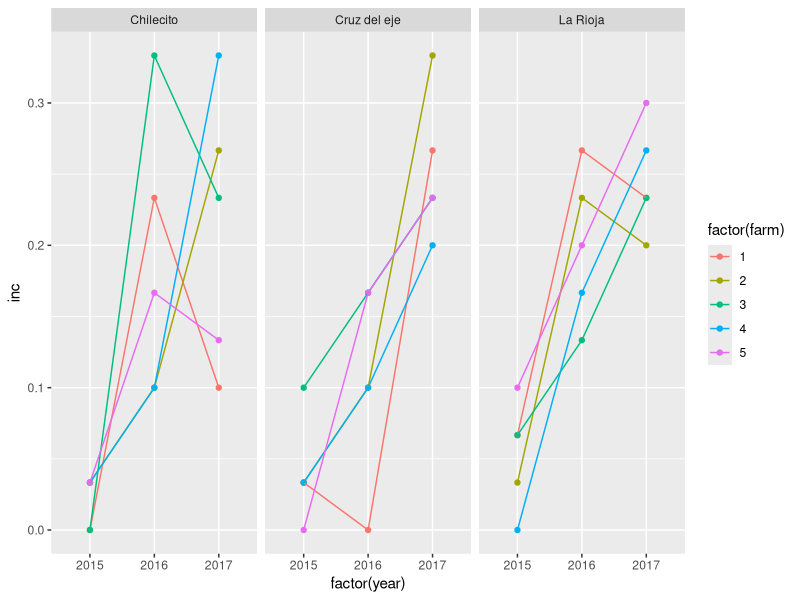
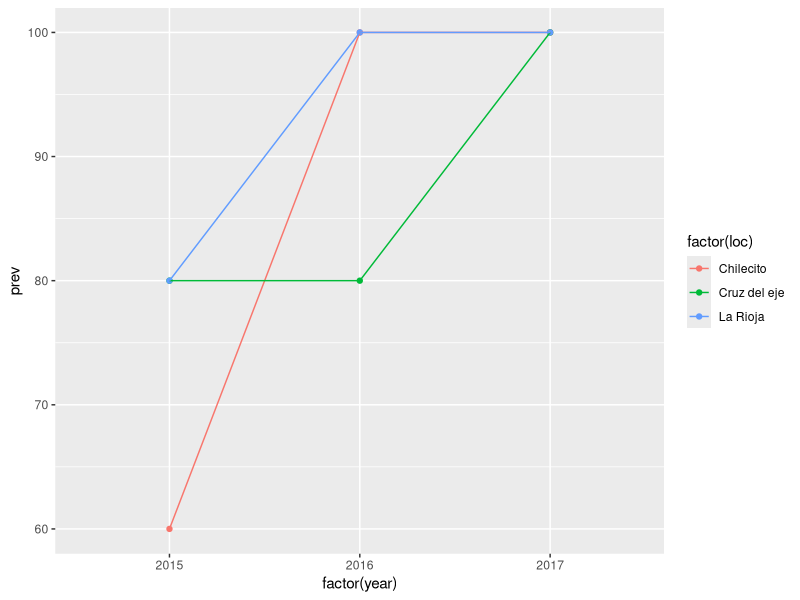

The R script that drew these images, in order:
survey = readr::read_csv("data/survey.csv")
ftable(xtabs(~  year + loc + farm, survey))

tail(survey)

library(tidyverse)

dat_inc = survey %>%
  group_by(year, loc, farm) %>%
  summarise(inc = mean(sev>0, na.rm=TRUE)) #dis>0

ggplot(dat_inc, aes(x=factor(year), y=inc, color=factor(farm))) +
  geom_point() +
  geom_line(aes(group=farm)) +
  facet_grid(. ~ loc)

dat_prev = dat_inc %>%
  group_by(year, loc) %>%
  summarise(prev = trunc(mean(inc>0, na.rm=TRUE) *100)) #dis>0

ggplot(dat_prev, aes(x=factor(year), y=prev, color=factor(loc))) +
  geom_point() +
  geom_line(aes(group=loc))
